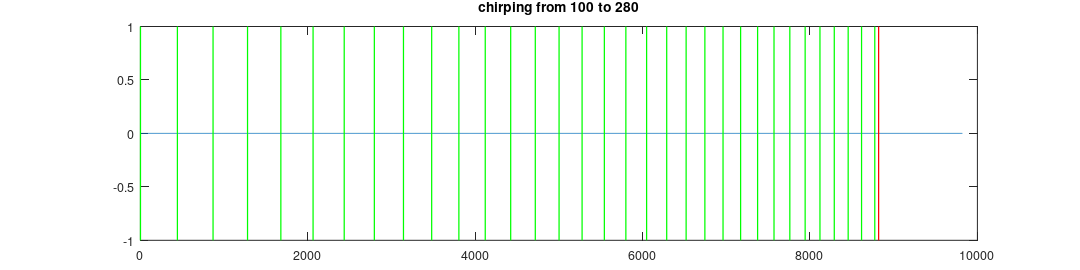

The MATLAB script that drew this image:
F = [100, 280];
%F = [440, 466];
%F = [100, 180];
%F = [415, 440];
%F = [1070, 1140];
%F = [2000, 2800];
%F = [170, 1064];
f0 = F(1);
fN = F(2);
sampleRate = 44100;
gl_t = 0.2;
gl_Ns = cast(sampleRate * 0.2, 'int32');
A = zeros(1, gl_Ns + 1000);
T0 = cast(sampleRate / f0, 'int32');
TN = cast(sampleRate / fN, 'int32');
NsPerOnePeriod = gl_Ns / abs(T0 - TN + 1);
current_numSamples = 0;
counter = NsPerOnePeriod;
Ts = T0:-1:TN; % would be with a 1 step if they were the other way around
idx = 1;
k = 0;
nextStartAt = 1;
lines = [];
for current_numSamples = 1:gl_Ns
  % time step of the sine function
  lk = mod(k, Ts(idx));
  % the allotted time slot
  if(counter < NsPerOnePeriod)
    counter = counter + 1;
  % out of time; sync to the next period
  elseif(lk == 0)
    % reset the counter
    counter = nextStartAt;
    nextStartAt = 1;
    % put the signal in phase
    k = 0; % !!!
    % compute which is the next worthy wavelength
    % 1.03 is a magic number that (somehow?) accounts for the delays
    idx = cast(round(
            (1.03 * current_numSamples + NsPerOnePeriod) / NsPerOnePeriod)
        , 'int32');
    % clamp the value
    idx = min(idx, length(Ts));

    lines = horzcat(lines, [current_numSamples]);
  else
    nextStartAt = nextStartAt + 1;
  endif;
  % generate some signal
  A(current_numSamples) = sin(1/Ts(idx) * 2 * pi * lk);
  % increment time step
  k = k + 1;
  % continue loop
  current_numSamples = current_numSamples + 1;
endfor;

idx
length(Ts)

% continue for a while longer
for current_numSamples = (gl_Ns + 1):(gl_Ns + 1000)
  lk = mod(k, Ts(idx));
  A(current_numSamples) = sin(1/Ts(idx) * 2 * pi * lk);
  k = k + 1;
  current_numSamples = current_numSamples + 1;
endfor

figure(1)
set(1, 'Units', 'inches')
set(1, 'Position', [0, 0, 12, 3])
set(1, 'PaperSize', [12, 3])
set(1, 'PaperPositionMode', 'manual')
set(1, 'PaperUnits', 'inches')
set(1, 'PaperPosition', [0, 0, 12, 3])

%plot(A(5200:5700))
plot(A)
%title('chirping (hopefully) from 440 to 466')
title('chirping from 100 to 280')

line([gl_Ns, gl_Ns], [-1, 1], 'Color', 'r', 'LineWidth', 1)

for i = 1:length(lines)
  line([lines(i), lines(i)], [-1, 1], 'Color', 'g', 'LineWidth', 1)
endfor;

print(1, 'glide.png', '-dpng', '-color', '-r100', '-S1200,300')
